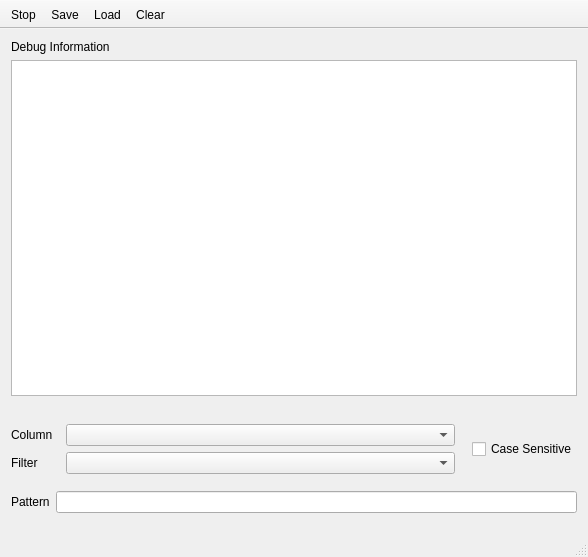
<?xml version="1.0" encoding="UTF-8"?>
<ui version="4.0">
 <class>MegaDebugServer</class>
 <widget class="QMainWindow" name="MegaDebugServer">
  <property name="geometry">
   <rect>
    <x>0</x>
    <y>0</y>
    <width>588</width>
    <height>557</height>
   </rect>
  </property>
  <property name="windowTitle">
   <string>MegaDebugServer</string>
  </property>
  <widget class="QWidget" name="centralWidget">
   <layout class="QVBoxLayout" name="verticalLayout_2">
    <item>
     <widget class="QLabel" name="label_4">
      <property name="text">
       <string>Debug Information</string>
      </property>
     </widget>
    </item>
    <item>
     <widget class="QTreeView" name="messagesTreeView">
      <property name="sizePolicy">
       <sizepolicy hsizetype="Expanding" vsizetype="Expanding">
        <horstretch>0</horstretch>
        <verstretch>0</verstretch>
       </sizepolicy>
      </property>
      <property name="editTriggers">
       <set>QAbstractItemView::NoEditTriggers</set>
      </property>
      <property name="alternatingRowColors">
       <bool>true</bool>
      </property>
      <property name="indentation">
       <number>20</number>
      </property>
      <property name="wordWrap">
       <bool>true</bool>
      </property>
      <attribute name="headerVisible">
       <bool>true</bool>
      </attribute>
      <attribute name="headerDefaultSectionSize">
       <number>100</number>
      </attribute>
      <attribute name="headerMinimumSectionSize">
       <number>100</number>
      </attribute>
     </widget>
    </item>
    <item>
     <widget class="QWidget" name="widget_2" native="true">
      <layout class="QHBoxLayout" name="horizontalLayout">
       <property name="leftMargin">
        <number>0</number>
       </property>
       <property name="rightMargin">
        <number>0</number>
       </property>
       <property name="bottomMargin">
        <number>0</number>
       </property>
       <item>
        <widget class="QWidget" name="widget_3" native="true">
         <layout class="QVBoxLayout" name="verticalLayout">
          <property name="leftMargin">
           <number>0</number>
          </property>
          <item>
           <layout class="QHBoxLayout" name="horizontalLayout_3">
            <item>
             <widget class="QLabel" name="label_3">
              <property name="minimumSize">
               <size>
                <width>49</width>
                <height>0</height>
               </size>
              </property>
              <property name="text">
               <string>Column</string>
              </property>
              <property name="buddy">
               <cstring>columnComboBox</cstring>
              </property>
             </widget>
            </item>
            <item>
             <widget class="QComboBox" name="columnComboBox">
              <property name="sizePolicy">
               <sizepolicy hsizetype="Expanding" vsizetype="Fixed">
                <horstretch>0</horstretch>
                <verstretch>0</verstretch>
               </sizepolicy>
              </property>
             </widget>
            </item>
           </layout>
          </item>
          <item>
           <layout class="QHBoxLayout" name="horizontalLayout_2">
            <item>
             <widget class="QLabel" name="label_2">
              <property name="minimumSize">
               <size>
                <width>49</width>
                <height>0</height>
               </size>
              </property>
              <property name="text">
               <string>Filter</string>
              </property>
              <property name="buddy">
               <cstring>filterTypeComboBox</cstring>
              </property>
             </widget>
            </item>
            <item>
             <widget class="QComboBox" name="filterTypeComboBox">
              <property name="sizePolicy">
               <sizepolicy hsizetype="Expanding" vsizetype="Fixed">
                <horstretch>0</horstretch>
                <verstretch>0</verstretch>
               </sizepolicy>
              </property>
             </widget>
            </item>
           </layout>
          </item>
         </layout>
        </widget>
       </item>
       <item>
        <widget class="QCheckBox" name="caseSensitivecheckBox">
         <property name="text">
          <string>Case Sensitive</string>
         </property>
        </widget>
       </item>
      </layout>
     </widget>
    </item>
    <item>
     <widget class="QWidget" name="widget" native="true">
      <layout class="QHBoxLayout" name="horizontalLayout_4">
       <property name="leftMargin">
        <number>0</number>
       </property>
       <property name="topMargin">
        <number>0</number>
       </property>
       <property name="rightMargin">
        <number>0</number>
       </property>
       <item>
        <widget class="QLabel" name="label">
         <property name="text">
          <string>Pattern</string>
         </property>
         <property name="buddy">
          <cstring>filterPatternLineEdit</cstring>
         </property>
        </widget>
       </item>
       <item>
        <widget class="QLineEdit" name="filterPatternLineEdit"/>
       </item>
      </layout>
     </widget>
    </item>
   </layout>
   <zorder>messagesTreeView</zorder>
   <zorder>widget_2</zorder>
   <zorder>label_4</zorder>
   <zorder>widget</zorder>
  </widget>
  <widget class="QStatusBar" name="statusBar"/>
  <widget class="QToolBar" name="toolBar">
   <property name="windowTitle">
    <string>toolBar</string>
   </property>
   <property name="movable">
    <bool>false</bool>
   </property>
   <attribute name="toolBarArea">
    <enum>TopToolBarArea</enum>
   </attribute>
   <attribute name="toolBarBreak">
    <bool>false</bool>
   </attribute>
   <addaction name="actionStop"/>
   <addaction name="actionSave"/>
   <addaction name="actionLoad"/>
   <addaction name="actionClear"/>
  </widget>
  <action name="actionSave">
   <property name="text">
    <string>Save</string>
   </property>
   <property name="toolTip">
    <string>Save to file</string>
   </property>
   <property name="shortcut">
    <string>Meta+S</string>
   </property>
  </action>
  <action name="actionLoad">
   <property name="text">
    <string>Load</string>
   </property>
   <property name="toolTip">
    <string>Load Log File</string>
   </property>
   <property name="shortcut">
    <string>Meta+L</string>
   </property>
  </action>
  <action name="actionClear">
   <property name="text">
    <string>Clear</string>
   </property>
  </action>
  <action name="actionStop">
   <property name="text">
    <string>Stop</string>
   </property>
  </action>
 </widget>
 <layoutdefault spacing="6" margin="11"/>
 <resources/>
 <connections/>
</ui>
